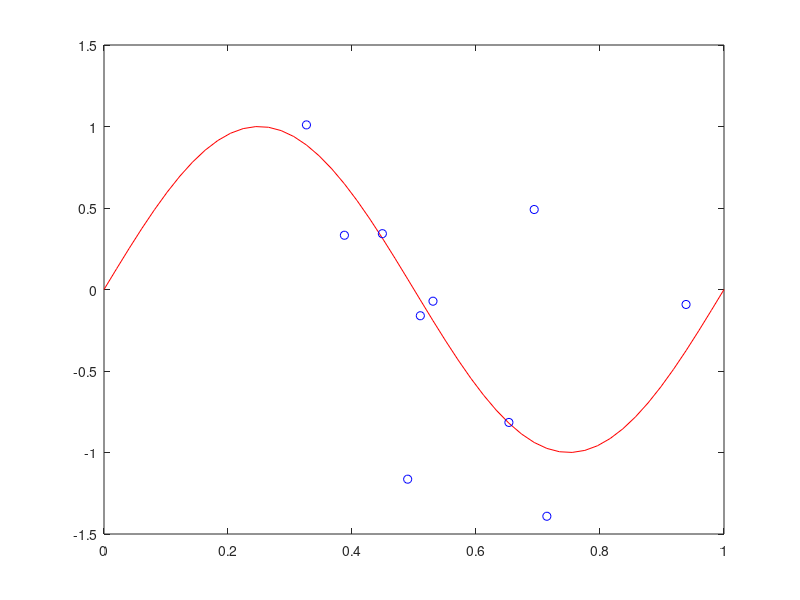

The MATLAB source for this figure: (Note: this script raises an error after producing the figure.)
% Esempio di Fitting attraverso minimizzazione della funzione obbiettivo
% SUM OF SQUARED ERROR SQR
%        n
%       ------
%       \                      2                                   M
%  E(w)=    ( y(w,x(i)) -t(i) )  con y(w,x(i))=w1 +w2*x+....+ wM* x
%       /
%       ------
%       i=1
%
% UTilizzo polinomi di grado M=2 - 3
clc;clear;close all

%%% Genero la funzione da Predire
x=linspace(0,1,50);
%curva da stimare
y=sin(2*pi*x);

%Valori osservati con Rumore additivo
y1=randperm(50);

%Numero punti osservati
n=10;
rumore=randn(1,n);
t=y(y1(1:n))+rumore;
xt=x(y1(1:n));

plot(x,y,'r');hold on
plot(xt,t,'ob');

syms w1 w2 w3 
%%%%%%%%%%%%%%%%%%%%%%%%%%%%%%%%%%%%%%%%%%%%%%%%%%%%%%%%%%%%%%%%%%%
%                   Polinomio di grado M=2
W=[w1;w2; w3];

%Calcolo la Funzione obbiettivo: E(w)=(w1+w2*x(i)+w3*x(i)^2 -t(i))^2
Ew=0;
for i=1:n
    X=[1;xt(i);xt(i)^2];
    Ew=Ew+(W.'*X -t(i))^2;
end
Ew=Ew/2;

%Calcolo la derivata dEw/dw di Ew rispetto ai parametri w
DEw=jacobian(Ew,[w1 w2 w3])

%Calcolo la soluzione analitica risolvendo dEw/dw=0
W_analitica=solve(DEw);
W1=[double(W_analitica.w1);double(W_analitica.w2);double(W_analitica.w3);]

%Valuto la soluzione su tutti i punti x
for i=1:50
    X=[1;x(i);x(i)^2];
    y_stimata(i)=W1.'*X;
end

plot(x,y_stimata,'m');hold on

%%%%%%%%%%%%%%%%%%%%%%%%%%%%%%%%%%%%%%%%%%%%%%%%%%%%%%%%%%%%%%%%%%%
%               Polinomio di grado M=3
syms w4 

W=[w1;w2; w3;w4];

%Calcolo la Funzione obbiettivo: E(w)=(w1+w2*x(i)+w3*x(i)^2 -t(i))^2
Ew=0;
for i=1:n
    X=[1;xt(i);xt(i)^2;xt(i)^3];
    Ew=Ew+(W.'*X -t(i))^2;
end
Ew=Ew/2;

%Calcolo la derivata dEw/dw di Ew rispetto ai parametri w
DEw=jacobian(Ew,[w1 w2 w3 w4])

%Calcolo la soluzione analitica risolvendo dEw/dw=0
W_analitica=solve(DEw);
W1=[double(W_analitica.w1);double(W_analitica.w2);double(W_analitica.w3); double(W_analitica.w4);]

%Valuto la soluzione su tutti i punti x
for i=1:50
    X=[1;x(i);x(i)^2;x(i)^3];
    y_stimata(i)=W1.'*X;
end

plot(x,y_stimata,'g');

%%%%%%%%%%%%%%%%%%%%%%%%%%%%%%%%%%%%%%%%%%%%%%%%%%%%%%%%%%%%%%%%%%%
%               Polinomio di grado M=8
syms w4 w5 w6 w7 w8 

W=[w1;w2; w3;w4; w5; w6; w7;  w8 ];

%Calcolo la Funzione obbiettivo: E(w)=(w1+w2*x(i)+w3*x(i)^2 -t(i))^2
Ew=0;
for i=1:n
    X=[1;xt(i);xt(i)^2;xt(i)^3;xt(i)^4;xt(i)^5;xt(i)^6;xt(i)^7;];
    Ew=Ew+(W.'*X -t(i))^2;
end
Ew=Ew/2;

%Calcolo la derivata dEw/dw di Ew rispetto ai parametri w
DEw=jacobian(Ew,[w1 w2 w3 w4 w5 w6 w7 w8])

%Calcolo la soluzione analitica risolvendo dEw/dw=0
W_analitica=solve(DEw);
W1=[double(W_analitica.w1);double(W_analitica.w2);double(W_analitica.w3); double(W_analitica.w4);
    double(W_analitica.w5);double(W_analitica.w6);double(W_analitica.w7); double(W_analitica.w8)];

%Valuto la soluzione su tutti i punti x
for i=1:50
    X=[1;x(i);x(i)^2;x(i)^3;x(i)^4;x(i)^5;x(i)^6;x(i)^7;];
    y_stimata(i)=W1.'*X;
end

plot(x,y_stimata,'y');
